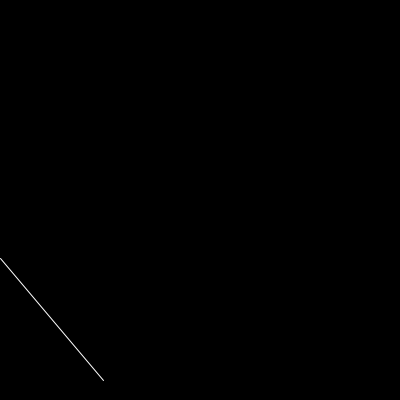
Frame 1 (no input)
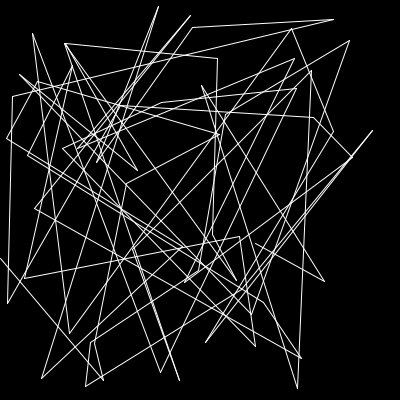
Frame 60 (the mouse pressed at the canvas centre just before this capture)
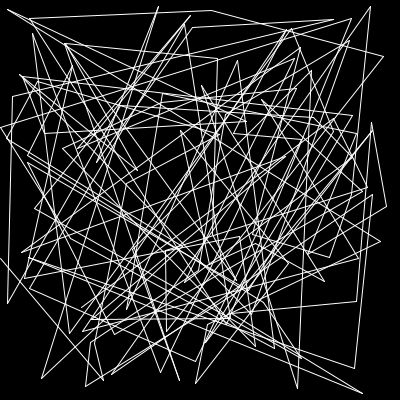
Frame 120 (the mouse held since frame 60 and released just before this capture)

The Processing sketch that drew these frames (run headless with seeded random() and noise(); from frame 60 on, the mouse is pressed at the canvas centre):

// Processing sketch: processing_26591
// ── processing_26591.pde

float c,d = random(0,400);

void setup() {
  size(400,400);
  background(0,0,0);
}

void draw() {
  float a = random(0,400);
  float b = random(0,400);
  stroke(255);
  line(a,b,c,d);
  c = a;
  d = b;
  
}         
                
